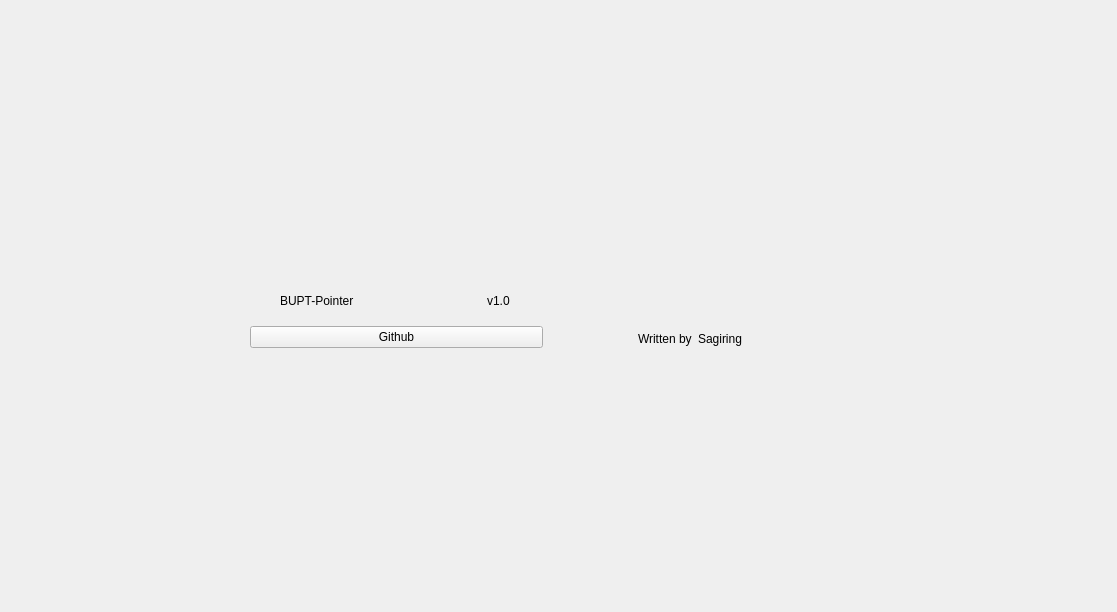
<?xml version="1.0" encoding="UTF-8"?>
<ui version="4.0">
 <class>info</class>
 <widget class="QWidget" name="info">
  <property name="geometry">
   <rect>
    <x>0</x>
    <y>0</y>
    <width>1117</width>
    <height>612</height>
   </rect>
  </property>
  <property name="minimumSize">
   <size>
    <width>1117</width>
    <height>612</height>
   </size>
  </property>
  <property name="windowTitle">
   <string>Form</string>
  </property>
  <widget class="QWidget" name="">
   <property name="geometry">
    <rect>
     <x>250</x>
     <y>130</y>
     <width>591</width>
     <height>371</height>
    </rect>
   </property>
   <layout class="QGridLayout" name="gridLayout">
    <item row="0" column="0">
     <layout class="QVBoxLayout" name="verticalLayout">
      <item>
       <layout class="QHBoxLayout" name="horizontalLayout">
        <item>
         <widget class="TitleLabel" name="TitleLabel">
          <property name="maximumSize">
           <size>
            <width>171</width>
            <height>38</height>
           </size>
          </property>
          <property name="text">
           <string>BUPT-Pointer</string>
          </property>
         </widget>
        </item>
        <item>
         <widget class="StrongBodyLabel" name="version">
          <property name="maximumSize">
           <size>
            <width>24</width>
            <height>38</height>
           </size>
          </property>
          <property name="text">
           <string>v1.0</string>
          </property>
         </widget>
        </item>
       </layout>
      </item>
      <item>
       <widget class="HyperlinkButton" name="HyperlinkButton">
        <property name="maximumSize">
         <size>
          <width>16777215</width>
          <height>16777215</height>
         </size>
        </property>
        <property name="text">
         <string>Github</string>
        </property>
       </widget>
      </item>
     </layout>
    </item>
    <item row="0" column="1">
     <layout class="QVBoxLayout" name="verticalLayout_2">
      <item alignment="Qt::AlignVCenter">
       <widget class="QLabel" name="label">
        <property name="maximumSize">
         <size>
          <width>256</width>
          <height>256</height>
         </size>
        </property>
        <property name="text">
         <string/>
        </property>
        <property name="pixmap">
         <pixmap>../img/favicon.ico</pixmap>
        </property>
        <property name="scaledContents">
         <bool>true</bool>
        </property>
       </widget>
      </item>
      <item>
       <layout class="QHBoxLayout" name="horizontalLayout_2">
        <item alignment="Qt::AlignRight">
         <widget class="BodyLabel" name="BodyLabel">
          <property name="maximumSize">
           <size>
            <width>65</width>
            <height>19</height>
           </size>
          </property>
          <property name="text">
           <string>Written by</string>
          </property>
         </widget>
        </item>
        <item alignment="Qt::AlignLeft">
         <widget class="StrongBodyLabel" name="StrongBodyLabel">
          <property name="maximumSize">
           <size>
            <width>124</width>
            <height>19</height>
           </size>
          </property>
          <property name="text">
           <string>Sagiring</string>
          </property>
         </widget>
        </item>
       </layout>
      </item>
     </layout>
    </item>
   </layout>
  </widget>
 </widget>
 <customwidgets>
  <customwidget>
   <class>HyperlinkButton</class>
   <extends>PushButton</extends>
   <header>qfluentwidgets</header>
  </customwidget>
  <customwidget>
   <class>PushButton</class>
   <extends>QPushButton</extends>
   <header>qfluentwidgets</header>
  </customwidget>
  <customwidget>
   <class>BodyLabel</class>
   <extends>QLabel</extends>
   <header>qfluentwidgets</header>
  </customwidget>
  <customwidget>
   <class>StrongBodyLabel</class>
   <extends>QLabel</extends>
   <header>qfluentwidgets</header>
  </customwidget>
  <customwidget>
   <class>TitleLabel</class>
   <extends>QLabel</extends>
   <header>qfluentwidgets</header>
  </customwidget>
 </customwidgets>
 <resources/>
 <connections/>
</ui>
